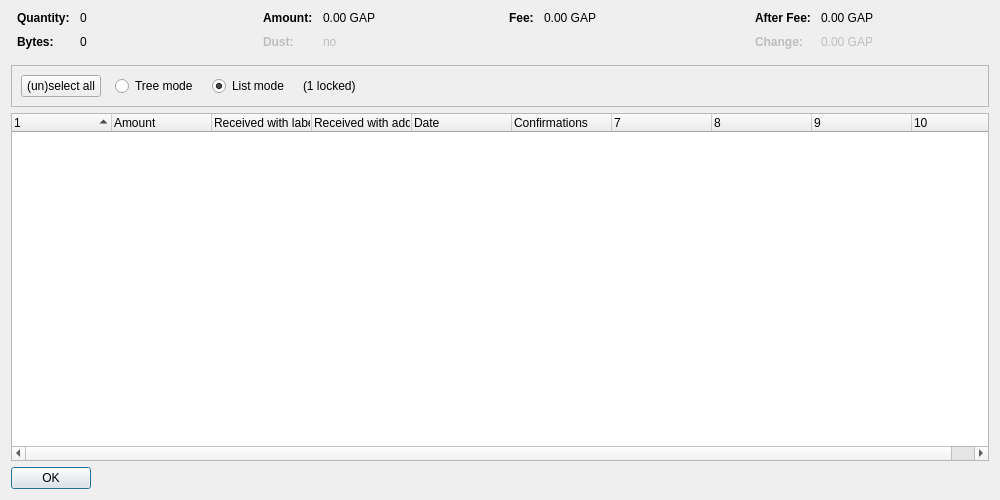
<?xml version="1.0" encoding="UTF-8"?>
<ui version="4.0">
 <class>CoinControlDialog</class>
 <widget class="QDialog" name="CoinControlDialog">
  <property name="geometry">
   <rect>
    <x>0</x>
    <y>0</y>
    <width>1000</width>
    <height>500</height>
   </rect>
  </property>
  <property name="windowTitle">
   <string>Coin Selection</string>
  </property>
  <layout class="QVBoxLayout" name="verticalLayout">
   <item>
    <layout class="QHBoxLayout" name="horizontalLayoutTop" stretch="0,0,0,0">
     <property name="topMargin">
      <number>0</number>
     </property>
     <property name="bottomMargin">
      <number>10</number>
     </property>
     <item>
      <layout class="QFormLayout" name="formLayoutCoinControl1">
       <property name="horizontalSpacing">
        <number>10</number>
       </property>
       <property name="verticalSpacing">
        <number>10</number>
       </property>
       <property name="leftMargin">
        <number>6</number>
       </property>
       <property name="rightMargin">
        <number>6</number>
       </property>
       <item row="0" column="0">
        <widget class="QLabel" name="labelCoinControlQuantityText">
         <property name="font">
          <font>
           <weight>75</weight>
           <bold>true</bold>
          </font>
         </property>
         <property name="text">
          <string>Quantity:</string>
         </property>
        </widget>
       </item>
       <item row="0" column="1">
        <widget class="QLabel" name="labelCoinControlQuantity">
         <property name="cursor">
          <cursorShape>IBeamCursor</cursorShape>
         </property>
         <property name="contextMenuPolicy">
          <enum>Qt::ActionsContextMenu</enum>
         </property>
         <property name="text">
          <string notr="true">0</string>
         </property>
         <property name="textInteractionFlags">
          <set>Qt::LinksAccessibleByMouse|Qt::TextSelectableByKeyboard|Qt::TextSelectableByMouse</set>
         </property>
        </widget>
       </item>
       <item row="1" column="0">
        <widget class="QLabel" name="labelCoinControlBytesText">
         <property name="font">
          <font>
           <weight>75</weight>
           <bold>true</bold>
          </font>
         </property>
         <property name="text">
          <string>Bytes:</string>
         </property>
        </widget>
       </item>
       <item row="1" column="1">
        <widget class="QLabel" name="labelCoinControlBytes">
         <property name="cursor">
          <cursorShape>IBeamCursor</cursorShape>
         </property>
         <property name="contextMenuPolicy">
          <enum>Qt::ActionsContextMenu</enum>
         </property>
         <property name="text">
          <string notr="true">0</string>
         </property>
         <property name="textInteractionFlags">
          <set>Qt::LinksAccessibleByMouse|Qt::TextSelectableByKeyboard|Qt::TextSelectableByMouse</set>
         </property>
        </widget>
       </item>
      </layout>
     </item>
     <item>
      <layout class="QFormLayout" name="formLayoutCoinControl2">
       <property name="horizontalSpacing">
        <number>10</number>
       </property>
       <property name="verticalSpacing">
        <number>10</number>
       </property>
       <property name="leftMargin">
        <number>6</number>
       </property>
       <property name="rightMargin">
        <number>6</number>
       </property>
       <item row="0" column="0">
        <widget class="QLabel" name="labelCoinControlAmountText">
         <property name="font">
          <font>
           <weight>75</weight>
           <bold>true</bold>
          </font>
         </property>
         <property name="text">
          <string>Amount:</string>
         </property>
        </widget>
       </item>
       <item row="0" column="1">
        <widget class="QLabel" name="labelCoinControlAmount">
         <property name="cursor">
          <cursorShape>IBeamCursor</cursorShape>
         </property>
         <property name="contextMenuPolicy">
          <enum>Qt::ActionsContextMenu</enum>
         </property>
         <property name="text">
          <string notr="true">0.00 GAP</string>
         </property>
         <property name="textInteractionFlags">
          <set>Qt::LinksAccessibleByMouse|Qt::TextSelectableByKeyboard|Qt::TextSelectableByMouse</set>
         </property>
        </widget>
       </item>
       <item row="1" column="0">
        <widget class="QLabel" name="labelCoinControlLowOutputText">
         <property name="enabled">
          <bool>false</bool>
         </property>
         <property name="font">
          <font>
           <weight>75</weight>
           <bold>true</bold>
          </font>
         </property>
         <property name="text">
          <string>Dust:</string>
         </property>
        </widget>
       </item>
       <item row="1" column="1">
        <widget class="QLabel" name="labelCoinControlLowOutput">
         <property name="enabled">
          <bool>false</bool>
         </property>
         <property name="cursor">
          <cursorShape>IBeamCursor</cursorShape>
         </property>
         <property name="contextMenuPolicy">
          <enum>Qt::ActionsContextMenu</enum>
         </property>
         <property name="text">
          <string notr="true">no</string>
         </property>
         <property name="textInteractionFlags">
          <set>Qt::LinksAccessibleByMouse|Qt::TextSelectableByKeyboard|Qt::TextSelectableByMouse</set>
         </property>
        </widget>
       </item>
      </layout>
     </item>
     <item>
      <layout class="QFormLayout" name="formLayoutCoinControl3">
       <property name="horizontalSpacing">
        <number>10</number>
       </property>
       <property name="verticalSpacing">
        <number>10</number>
       </property>
       <property name="leftMargin">
        <number>6</number>
       </property>
       <property name="rightMargin">
        <number>6</number>
       </property>
       <item row="0" column="0">
        <widget class="QLabel" name="labelCoinControlFeeText">
         <property name="font">
          <font>
           <weight>75</weight>
           <bold>true</bold>
          </font>
         </property>
         <property name="text">
          <string>Fee:</string>
         </property>
        </widget>
       </item>
       <item row="0" column="1">
        <widget class="QLabel" name="labelCoinControlFee">
         <property name="cursor">
          <cursorShape>IBeamCursor</cursorShape>
         </property>
         <property name="contextMenuPolicy">
          <enum>Qt::ActionsContextMenu</enum>
         </property>
         <property name="text">
          <string notr="true">0.00 GAP</string>
         </property>
         <property name="textInteractionFlags">
          <set>Qt::LinksAccessibleByMouse|Qt::TextSelectableByKeyboard|Qt::TextSelectableByMouse</set>
         </property>
        </widget>
       </item>
      </layout>
     </item>
     <item>
      <layout class="QFormLayout" name="formLayoutCoinControl4">
       <property name="horizontalSpacing">
        <number>10</number>
       </property>
       <property name="verticalSpacing">
        <number>10</number>
       </property>
       <property name="leftMargin">
        <number>6</number>
       </property>
       <property name="rightMargin">
        <number>6</number>
       </property>
       <item row="0" column="0">
        <widget class="QLabel" name="labelCoinControlAfterFeeText">
         <property name="font">
          <font>
           <weight>75</weight>
           <bold>true</bold>
          </font>
         </property>
         <property name="text">
          <string>After Fee:</string>
         </property>
        </widget>
       </item>
       <item row="0" column="1">
        <widget class="QLabel" name="labelCoinControlAfterFee">
         <property name="cursor">
          <cursorShape>IBeamCursor</cursorShape>
         </property>
         <property name="contextMenuPolicy">
          <enum>Qt::ActionsContextMenu</enum>
         </property>
         <property name="text">
          <string notr="true">0.00 GAP</string>
         </property>
         <property name="textInteractionFlags">
          <set>Qt::LinksAccessibleByMouse|Qt::TextSelectableByKeyboard|Qt::TextSelectableByMouse</set>
         </property>
        </widget>
       </item>
       <item row="1" column="0">
        <widget class="QLabel" name="labelCoinControlChangeText">
         <property name="enabled">
          <bool>false</bool>
         </property>
         <property name="font">
          <font>
           <weight>75</weight>
           <bold>true</bold>
          </font>
         </property>
         <property name="text">
          <string>Change:</string>
         </property>
        </widget>
       </item>
       <item row="1" column="1">
        <widget class="QLabel" name="labelCoinControlChange">
         <property name="enabled">
          <bool>false</bool>
         </property>
         <property name="cursor">
          <cursorShape>IBeamCursor</cursorShape>
         </property>
         <property name="contextMenuPolicy">
          <enum>Qt::ActionsContextMenu</enum>
         </property>
         <property name="text">
          <string notr="true">0.00 GAP</string>
         </property>
         <property name="textInteractionFlags">
          <set>Qt::LinksAccessibleByMouse|Qt::TextSelectableByKeyboard|Qt::TextSelectableByMouse</set>
         </property>
        </widget>
       </item>
      </layout>
     </item>
    </layout>
   </item>
   <item>
    <widget class="QFrame" name="frame">
     <property name="minimumSize">
      <size>
       <width>0</width>
       <height>40</height>
      </size>
     </property>
     <property name="frameShape">
      <enum>QFrame::StyledPanel</enum>
     </property>
     <property name="frameShadow">
      <enum>QFrame::Sunken</enum>
     </property>
     <layout class="QHBoxLayout" name="horizontalLayout">
      <item>
       <layout class="QHBoxLayout" name="horizontalLayoutPanel" stretch="0,0,0,0,0">
        <property name="spacing">
         <number>14</number>
        </property>
        <item>
         <widget class="QPushButton" name="pushButtonSelectAll">
          <property name="sizePolicy">
           <sizepolicy hsizetype="Maximum" vsizetype="Fixed">
            <horstretch>0</horstretch>
            <verstretch>0</verstretch>
           </sizepolicy>
          </property>
          <property name="text">
           <string>(un)select all</string>
          </property>
          <property name="autoDefault">
           <bool>false</bool>
          </property>
         </widget>
        </item>
        <item>
         <widget class="QRadioButton" name="radioTreeMode">
          <property name="sizePolicy">
           <sizepolicy hsizetype="Maximum" vsizetype="Fixed">
            <horstretch>0</horstretch>
            <verstretch>0</verstretch>
           </sizepolicy>
          </property>
          <property name="text">
           <string>Tree mode</string>
          </property>
         </widget>
        </item>
        <item>
         <widget class="QRadioButton" name="radioListMode">
          <property name="sizePolicy">
           <sizepolicy hsizetype="Maximum" vsizetype="Fixed">
            <horstretch>0</horstretch>
            <verstretch>0</verstretch>
           </sizepolicy>
          </property>
          <property name="text">
           <string>List mode</string>
          </property>
          <property name="checked">
           <bool>true</bool>
          </property>
         </widget>
        </item>
        <item>
         <widget class="QLabel" name="labelLocked">
          <property name="text">
           <string notr="true">(1 locked)</string>
          </property>
         </widget>
        </item>
        <item>
         <spacer name="horizontalSpacer">
          <property name="orientation">
           <enum>Qt::Horizontal</enum>
          </property>
          <property name="sizeHint" stdset="0">
           <size>
            <width>40</width>
            <height>20</height>
           </size>
          </property>
         </spacer>
        </item>
       </layout>
      </item>
     </layout>
    </widget>
   </item>
   <item>
    <widget class="CoinControlTreeWidget" name="treeWidget">
     <property name="contextMenuPolicy">
      <enum>Qt::CustomContextMenu</enum>
     </property>
     <property name="sortingEnabled">
      <bool>false</bool>
     </property>
     <property name="columnCount">
      <number>10</number>
     </property>
     <attribute name="headerShowSortIndicator" stdset="0">
      <bool>true</bool>
     </attribute>
     <attribute name="headerStretchLastSection">
      <bool>false</bool>
     </attribute>
     <column>
      <property name="text">
       <string/>
      </property>
     </column>
     <column>
      <property name="text">
       <string>Amount</string>
      </property>
     </column>
     <column>
      <property name="text">
       <string>Received with label</string>
      </property>
     </column>
     <column>
      <property name="text">
       <string>Received with address</string>
      </property>
     </column>
     <column>
      <property name="text">
       <string>Date</string>
      </property>
     </column>
     <column>
      <property name="text">
       <string>Confirmations</string>
      </property>
      <property name="toolTip">
       <string>Confirmed</string>
      </property>
     </column>
     <column>
      <property name="text">
       <string/>
      </property>
     </column>
     <column>
      <property name="text">
       <string/>
      </property>
     </column>
     <column>
      <property name="text">
       <string/>
      </property>
     </column>
     <column>
      <property name="text">
       <string/>
      </property>
     </column>
    </widget>
   </item>
   <item>
    <widget class="QDialogButtonBox" name="buttonBox">
     <property name="sizePolicy">
      <sizepolicy hsizetype="Maximum" vsizetype="Fixed">
       <horstretch>0</horstretch>
       <verstretch>0</verstretch>
      </sizepolicy>
     </property>
     <property name="orientation">
      <enum>Qt::Horizontal</enum>
     </property>
     <property name="standardButtons">
      <set>QDialogButtonBox::Ok</set>
     </property>
    </widget>
   </item>
  </layout>
 </widget>
 <customwidgets>
  <customwidget>
   <class>CoinControlTreeWidget</class>
   <extends>QTreeWidget</extends>
   <header>qt/coincontroltreewidget.h</header>
  </customwidget>
 </customwidgets>
 <resources/>
 <connections/>
</ui>
